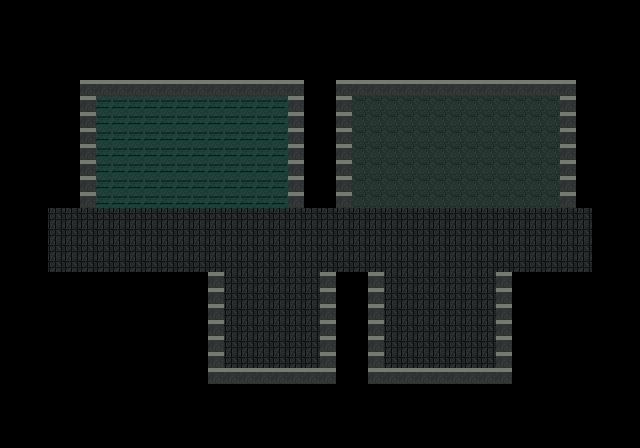

The image is a tile-based game level rendered from a .tmx file. Its description and source (layers, tilesets, objects; grid data summarised) follow:
An orthogonal 40x28 tile map with 16x16 px tiles, 4 tile layers (Ground, Walls, Decor, Objects), 1 hidden layer not drawn and 19 objects (7x monster, 4x loot, 2x spawn, 2x exit, 2x door, ...).

<map version="1.10" tiledversion="1.11.0" orientation="orthogonal" renderorder="right-down" width="40" height="28" tilewidth="16" tileheight="16" infinite="0" nextlayerid="7" nextobjectid="20">
 <properties>
  <property name="style" value="pixel_beta_cletus" />
  <property name="area_id" value="cletus_districts" />
  <property name="title" value="Barracks, Market, And Residential Road" />
  <property name="music_hint" value="urgent_dark_fantasy" />
 </properties>
 <tileset firstgid="1" name="veyrindel_dungeon_16" tilewidth="16" tileheight="16" tilecount="32" columns="8">
  <image source="tilesets/veyrindel_dungeon_16.png" width="128" height="64" />
 </tileset>
 <layer id="1" name="Ground" width="40" height="28">
  <data>[1120 cells, 389 non-empty, 3 distinct tile ids]</data>
 </layer>
 <layer id="2" name="Walls" width="40" height="28">
  <data>[1120 cells, 98 non-empty, 1 distinct tile ids]</data>
 </layer>
 <layer id="3" name="Decor" width="40" height="28">
  <data>[1120 cells, 0 non-empty, 0 distinct tile ids]</data>
 </layer>
 <layer id="4" name="Objects" width="40" height="28">
  <data>[1120 cells, 0 non-empty, 0 distinct tile ids]</data>
 </layer>
 <layer id="5" name="Collision" width="40" height="28" opacity="0.28" visible="0">
  <data>[1120 cells, 731 non-empty, 1 distinct tile ids]</data>
 </layer>
 <objectgroup id="6" name="Entities">
  <object id="1" name="district_entry" type="spawn" x="64" y="240" width="16" height="16">
   <properties>
    <property name="spawn_id" value="district_entry" />
    <property name="facing" value="east" />
   </properties>
  </object>
  <object id="2" name="from_bridge" type="spawn" x="560" y="240" width="16" height="16">
   <properties>
    <property name="spawn_id" value="from_bridge" />
    <property name="facing" value="west" />
   </properties>
  </object>
  <object id="3" name="back_to_buried_city" type="exit" x="48" y="240" width="16" height="16">
   <properties>
    <property name="target_map" value="cletus_buried_city" />
    <property name="target_spawn" value="from_districts" />
    <property name="text" value="Cletus heads back toward the ghost girl's street." />
   </properties>
  </object>
  <object id="4" name="old_road_sign" type="npc" x="128" y="224" width="16" height="16">
   <properties>
    <property name="text" value="Left: Barracks. Right: Merchant District. Straight: Residential road to the bridge." />
    <property name="sprite" value="" />
   </properties>
  </object>
  <object id="5" name="barracks_gate" type="door" x="160" y="208" width="16" height="16">
   <properties>
    <property name="state" value="closed" />
    <property name="blocks_movement" value="true" />
    <property name="text" value="Cletus kicks the barracks gate until the hinge gives." />
   </properties>
  </object>
  <object id="6" name="barracks_orc_01" type="monster" x="176" y="144" width="16" height="16">
   <properties>
    <property name="encounter" value="ash_orc" />
    <property name="note" value="" />
   </properties>
  </object>
  <object id="7" name="barracks_orc_02" type="monster" x="240" y="176" width="16" height="16">
   <properties>
    <property name="encounter" value="ash_orc" />
    <property name="note" value="" />
   </properties>
  </object>
  <object id="8" name="armory_spear_cache" type="loot" x="240" y="128" width="16" height="16">
   <properties>
    <property name="kind" value="weapon" />
    <property name="amount" value="1" />
    <property name="text" value="Cletus finds a better axe haft and a bundle of pointy sticks. Attack rises." />
   </properties>
  </object>
  <object id="9" name="barracks_route_map" type="loot" x="272" y="208" width="16" height="16">
   <properties>
    <property name="kind" value="map" />
    <property name="amount" value="1" />
    <property name="text" value="A brittle military route map shows the first bridge moves: LEFT, then UP." />
   </properties>
  </object>
  <object id="10" name="market_gate" type="door" x="416" y="208" width="16" height="16">
   <properties>
    <property name="state" value="closed" />
    <property name="blocks_movement" value="true" />
    <property name="text" value="The market gate screeches. Everything nearby hears it." />
   </properties>
  </object>
  <object id="11" name="market_goblin_01" type="monster" x="400" y="144" width="16" height="16">
   <properties>
    <property name="encounter" value="goblin_scout" />
    <property name="note" value="" />
   </properties>
  </object>
  <object id="12" name="market_goblin_02" type="monster" x="464" y="176" width="16" height="16">
   <properties>
    <property name="encounter" value="goblin_scout" />
    <property name="note" value="" />
   </properties>
  </object>
  <object id="13" name="market_orc" type="monster" x="528" y="192" width="16" height="16">
   <properties>
    <property name="encounter" value="ash_orc" />
    <property name="note" value="" />
   </properties>
  </object>
  <object id="14" name="merchant_potion" type="loot" x="496" y="128" width="16" height="16">
   <properties>
    <property name="kind" value="potion" />
    <property name="amount" value="1" />
    <property name="text" value="A merchant's lockbox contains a potion and enough coin to matter." />
   </properties>
  </object>
  <object id="15" name="residential_warning" type="story" x="272" y="288" width="16" height="16">
   <properties>
    <property name="text" value="The homes ahead look safer than the streets. That is exactly why Cletus does not trust them." />
    <property name="once" value="true" />
   </properties>
  </object>
  <object id="16" name="shack_ghoul" type="monster" x="256" y="336" width="16" height="16">
   <properties>
    <property name="encounter" value="shack_ghoul" />
    <property name="note" value="" />
   </properties>
  </object>
  <object id="17" name="mimic_chest" type="monster" x="432" y="304" width="16" height="16">
   <properties>
    <property name="encounter" value="mimic_chest" />
    <property name="note" value="" />
   </properties>
  </object>
  <object id="18" name="magistone_orb" type="loot" x="464" y="336" width="16" height="16">
   <properties>
    <property name="kind" value="orb" />
    <property name="amount" value="1" />
    <property name="text" value="The magistone orb pulses once, then settles into Cletus's pack." />
   </properties>
  </object>
  <object id="19" name="to_bridge_approach" type="exit" x="576" y="240" width="16" height="16">
   <properties>
    <property name="target_map" value="cletus_bridge_approach" />
    <property name="target_spawn" value="bridge_entry" />
    <property name="text" value="Heat rolls over Cletus before he sees the lava." />
   </properties>
  </object>
 </objectgroup>
</map>
